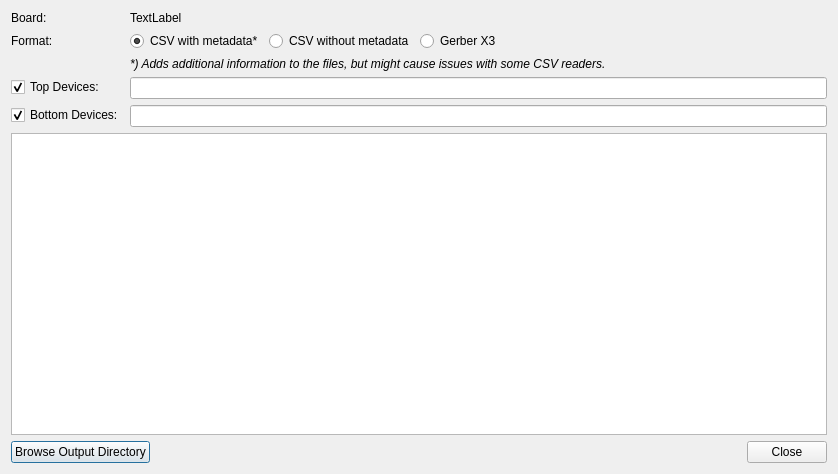
<?xml version="1.0" encoding="UTF-8"?>
<ui version="4.0">
 <class>librepcb::editor::BoardPickPlaceGeneratorDialog</class>
 <widget class="QDialog" name="librepcb::editor::BoardPickPlaceGeneratorDialog">
  <property name="geometry">
   <rect>
    <x>0</x>
    <y>0</y>
    <width>838</width>
    <height>474</height>
   </rect>
  </property>
  <property name="windowTitle">
   <string>Generate Pick&amp;Place Data</string>
  </property>
  <layout class="QFormLayout" name="formLayout">
   <item row="0" column="0">
    <widget class="QLabel" name="label">
     <property name="text">
      <string>Board:</string>
     </property>
    </widget>
   </item>
   <item row="0" column="1">
    <widget class="QLabel" name="lblBoardName">
     <property name="text">
      <string>TextLabel</string>
     </property>
    </widget>
   </item>
   <item row="1" column="0">
    <widget class="QLabel" name="label_2">
     <property name="text">
      <string>Format:</string>
     </property>
    </widget>
   </item>
   <item row="1" column="1">
    <layout class="QHBoxLayout" name="horizontalLayout">
     <item>
      <widget class="QRadioButton" name="rbtnFormatCsvWithMetadata">
       <property name="text">
        <string>CSV with metadata*</string>
       </property>
       <property name="checked">
        <bool>true</bool>
       </property>
      </widget>
     </item>
     <item>
      <widget class="QRadioButton" name="rbtnFormatCsvWithoutMetadata">
       <property name="text">
        <string>CSV without metadata</string>
       </property>
      </widget>
     </item>
     <item>
      <widget class="QRadioButton" name="rbtnFormatGerberX3">
       <property name="text">
        <string>Gerber X3</string>
       </property>
      </widget>
     </item>
     <item>
      <spacer name="horizontalSpacer">
       <property name="orientation">
        <enum>Qt::Horizontal</enum>
       </property>
       <property name="sizeHint" stdset="0">
        <size>
         <width>40</width>
         <height>20</height>
        </size>
       </property>
      </spacer>
     </item>
    </layout>
   </item>
   <item row="2" column="1">
    <widget class="QLabel" name="label_3">
     <property name="font">
      <font>
       <italic>true</italic>
      </font>
     </property>
     <property name="text">
      <string>*) Adds additional information to the files, but might cause issues with some CSV readers.</string>
     </property>
    </widget>
   </item>
   <item row="3" column="0">
    <widget class="QCheckBox" name="cbxTopDevices">
     <property name="text">
      <string>Top Devices:</string>
     </property>
     <property name="checked">
      <bool>true</bool>
     </property>
    </widget>
   </item>
   <item row="3" column="1">
    <widget class="QLineEdit" name="edtTopFilePath"/>
   </item>
   <item row="4" column="0">
    <widget class="QCheckBox" name="cbxBottomDevices">
     <property name="text">
      <string>Bottom Devices:</string>
     </property>
     <property name="checked">
      <bool>true</bool>
     </property>
    </widget>
   </item>
   <item row="4" column="1">
    <widget class="QLineEdit" name="edtBottomFilePath"/>
   </item>
   <item row="6" column="0" colspan="2">
    <widget class="QTableWidget" name="tableWidget">
     <property name="sizePolicy">
      <sizepolicy hsizetype="Expanding" vsizetype="Expanding">
       <horstretch>0</horstretch>
       <verstretch>1</verstretch>
      </sizepolicy>
     </property>
    </widget>
   </item>
   <item row="8" column="0" colspan="2">
    <layout class="QHBoxLayout" name="horizontalLayout_2">
     <item>
      <widget class="QPushButton" name="btnBrowseOutputDir">
       <property name="text">
        <string>Browse Output Directory</string>
       </property>
      </widget>
     </item>
     <item>
      <widget class="QDialogButtonBox" name="buttonBox">
       <property name="orientation">
        <enum>Qt::Horizontal</enum>
       </property>
       <property name="standardButtons">
        <set>QDialogButtonBox::Close</set>
       </property>
      </widget>
     </item>
    </layout>
   </item>
  </layout>
 </widget>
 <resources/>
 <connections>
  <connection>
   <sender>buttonBox</sender>
   <signal>accepted()</signal>
   <receiver>librepcb::editor::BoardPickPlaceGeneratorDialog</receiver>
   <slot>accept()</slot>
   <hints>
    <hint type="sourcelabel">
     <x>248</x>
     <y>254</y>
    </hint>
    <hint type="destinationlabel">
     <x>157</x>
     <y>274</y>
    </hint>
   </hints>
  </connection>
  <connection>
   <sender>buttonBox</sender>
   <signal>rejected()</signal>
   <receiver>librepcb::editor::BoardPickPlaceGeneratorDialog</receiver>
   <slot>reject()</slot>
   <hints>
    <hint type="sourcelabel">
     <x>316</x>
     <y>260</y>
    </hint>
    <hint type="destinationlabel">
     <x>286</x>
     <y>274</y>
    </hint>
   </hints>
  </connection>
 </connections>
</ui>
